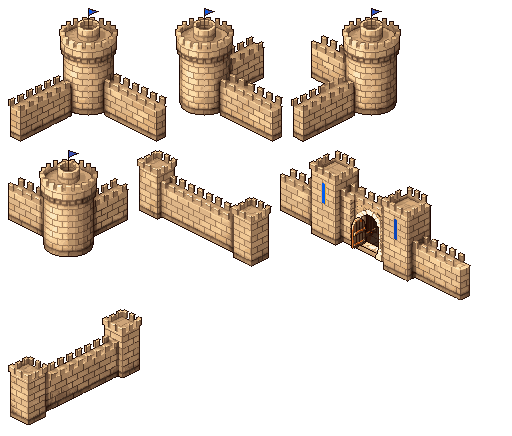
#> input picture games/inkheroes/dev/pixel/town/sheet/master.png, 512 x 436 px
$ python cut_sheet.py
#> lines starting #> are read from the running program, lines starting #| are printed output that depends on the picture
### games/inkheroes/dev/pixel/town/sheet/make_sheet.py
"""Draws every part of the city's walls on one sheet, for PixelLab to repaint in a single call, so they share one
stone, one light and one brushwork. All of it comes from the one profile below, so a wall, a turret, a round tower
and the gatehouse are built alike: same blocks, same foot course, same battlements. Only the arch and its doors are
art (gate-source.png). A part is drawn far to near, as it stands: a wall coming towards the viewer leaves the side of
its tower in front of it, one going away ends behind it, and a turret or tower stands proud of the wall on both faces.
  python3 dev/pixel/town/sheet/make_sheet.py  -> guide.png, parts.json, corner/corners.json, corner/front-*.png
Then repaint it (edit_image) to sheet/master.png and run cut_sheet.py."""
from __future__ import annotations

import json
import math
import random
from pathlib import Path
from statistics import median

from PIL import Image, ImageChops, ImageDraw

HERE = Path(__file__).resolve().parent
TOWN = HERE.parent

# The wall's one profile, pixels. Lengths are along the screen's x; the city's edges fall 1 in 2.
WALL_H = 30
WALL_T = 10
MERLON = {'w': 5, 'gap': 4, 'h': 6, 'd': 2}
TURRET_MERLON = {'w': 4, 'gap': 3, 'h': 6, 'd': 2}
COURSE = 6
BLOCK = 11
PLINTH = 5
# An edge of the city is 512 across: a corner's wall, four sections and a corner's wall, or on the front left a corner's
# wall, a section, the gatehouse's whole length, a section and a corner's wall, so everything meets exactly.
STUB = 68
SECTION = 94
GATE_FOOT = 188
# A turret is wider than the wall, so it stands out of both faces. A wall leaves it through its side, half a turret along.
TURRET = {'side': 18, 'h': WALL_H + 14}
LEAVES_TURRET = TURRET['side'] // 2 - 1
# The round tower, and how far along its wall the tower's side is from its middle.
ROUND = {'r': 25, 'h': 66, 'crown': 13, 'over': 3, 'drum': 11, 'drum_h': 12, 'pole': 16}
LEAVES_TOWER = 16
# The gatehouse: its towers stand either side of the middle of its length, the arch between them.
GATE = {'side': 24, 'h': WALL_H + 34, 'at': (58, 130), 'curtain_h': 46}
# The arch and doors in the old gatehouse art: its foot at column 0, the columns kept, and the column of the arch's middle.
ARCH = {'foot': 71, 'cols': (48, 80), 'top': 56, 'middle': 64}

SHEET_W = 512
GAP = 8
LIGHT = 1.0
SHADE = 0.8
TOP = 0.88
SOFT = (104, 70, 42)
INK = (46, 28, 16, 255)
STONE = (225, 190, 140)
BLUE = (44, 76, 200, 255)
GOLD = (222, 176, 84, 255)


def tinted(c: tuple[float, ...], k: float) -> tuple[int, int, int, int]:
    return (*(min(255, round(v * k)) for v in c[:3]), 255)


# [59 lines left out: functions stone_at, face, box, falling, not called in this run]


def rising(im: Image.Image, x: int, y: int, start: int, end: int, seed: int) -> None:
    """Wall from `start` to `end` along a foot that leaves (x, y) rising to the right."""
    box(im, x + start, y - start // 2, WALL_T, end - start, WALL_H, seed)


def square_tower(im: Image.Image, cx: int, cy: int, side: int, h: int, seed: int) -> None:
    """A square tower astride the wall, the middle of its foot at (cx, cy)."""
    box(im, cx, cy + side // 2, side, side, h, seed, TURRET_MERLON)


def on_wall(x: int, y: int, u: int, fall: int) -> tuple[int, int]:
    """The middle of the wall's thickness, `u` along a foot leaving (x, y): the thickness runs away from the viewer."""
    return x + u + (WALL_T // 2 if fall > 0 else -WALL_T // 2), y + fall * (u // 2) - WALL_T // 4


# [121 lines left out: functions section, round_tower, corner, banner, arch, gate and 1 more, not called in this run]


def shut_in(im: Image.Image) -> list[tuple[int, int]]:
    """The clear pixels with no way out to the part's edge: holes you would see the city through."""
    w, h = im.size
    mask = Image.new('L', (w + 2, h + 2), 0)
    mask.paste(255, (1, 1, w + 1, h + 1), im.split()[3].point(lambda v: 255 if v else 0))
    ImageDraw.floodfill(mask, (0, 0), 128)
    px = mask.load()
    return [(x - 1, y - 1) for y in range(1, h + 1) for x in range(1, w + 1) if px[x, y] == 0]


def filled(im: Image.Image, colour: tuple[int, int, int, int]) -> Image.Image:
    """The part with its holes stopped."""
    out = im.copy()
    px = out.load()
    for x, y in shut_in(im):
        px[x, y] = colour
    return out


# [51 lines left out: functions outlined, drawn, front_mask, main, not called in this run]


# [2 lines that do not run on import are left out]

### games/inkheroes/dev/pixel/town/sheet/cut_sheet.py
"""Cuts the sheet PixelLab repainted in one call (sheet/master.png, from make_sheet.py's layout) back into the
pieces of the city's walls: the corners go on to cut_corner.py, the rest straight to build_town.py.
  python3 dev/pixel/town/sheet/cut_sheet.py && python3 dev/pixel/town/corner/cut_corner.py && python3 dev/pixel/town/build_town.py"""
import json
from pathlib import Path

from PIL import Image

from make_sheet import filled, shut_in

HERE = Path(__file__).resolve().parent
TOWN = HERE.parent
# What stops a hole the repaint left (the stone in the wall's shade).
HOLE = (150, 112, 74, 255)
# Part on the sheet -> the file it becomes.
OUT = {
    'corner-back': TOWN / 'corner/master-back.png',
    'corner-left': TOWN / 'corner/master-left.png',
    'corner-right': TOWN / 'corner/master-right.png',
    'corner-front': TOWN / 'corner/master-front.png',
    'wall': TOWN / 'iso/wall-a.png',
    'wall-up': TOWN / 'iso/wall-up.png',
    'gate': TOWN / 'iso/wall-gate.png',
}


def main() -> None:
    sheet = Image.open(HERE / 'master.png').convert('RGBA')
#> sheet is the input picture: PIL image 512x436 RGBA; mean R, G, B, A 44.4, 35.1, 25.8, 71.3
    parts = json.loads((HERE / 'parts.json').read_text())
#> (reads games/inkheroes/dev/pixel/town/sheet/parts.json from the repository)
    left = sheet.copy()
    for name, r in parts.items():
        box = (r['x'], r['y'], r['x'] + r['w'], r['y'] + r['h'])
        part = sheet.crop(box)
        print(name, 'holes stopped:', len(shut_in(part)))
        filled(part, HOLE).save(OUT[name])
        trim = part.getbbox()
        print('  foot after the trim:', r['point'][0] - trim[0], r['point'][1] - trim[1])
        left.paste((0, 0, 0, 0), box)
#> this loop made 7 passes
#> trim on passes 1 to 7: (0, 0, 159, 134), (0, 0, 108, 134), (0, 0, 110, 134), (0, 0, 121, 107), (0, 0, 135, 117), (0, 0, 191, 150), (0, 0, 134, 116)
#| corner-back holes stopped: 0
#|   foot after the trim: 80 99
#| corner-left holes stopped: 0
#|   foot after the trim: 29 99
#| corner-right holes stopped: 0
#|   foot after the trim: 80 99
#| corner-front holes stopped: 0
#|   foot after the trim: 60 99
#| wall holes stopped: 0
#|   foot after the trim: 15 62
#> (further printed lines are left out)
#> pass 1, in main, `part = sheet.crop(box)`:
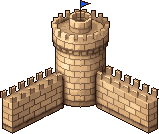
#> part: PIL image 159x134 RGBA; mean R, G, B, A 72.3, 56.7, 41.5, 118.3; transparent parts drawn white
#> pass 2, in main, `part = sheet.crop(box)`:
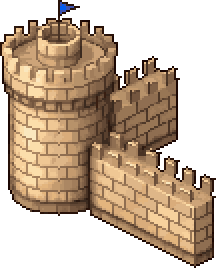
#> part: PIL image 108x134 RGBA (shown 2 times larger); mean R, G, B, A 96.6, 76.5, 56.2, 152.4; transparent parts drawn white
#> after the loop: left: PIL image 512x436 RGBA; every value is 0
#> after the loop:
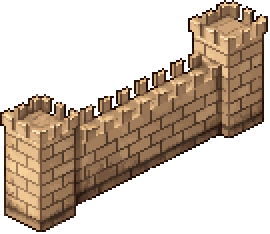
#> part: PIL image 135x117 RGBA (shown 2 times larger); mean R, G, B, A 65.4, 50.7, 36.9, 116; transparent parts drawn white
    stray = left.getbbox()
#> stray = None
    print('outside every part:', stray)
#| outside every part: None


if __name__ == '__main__':
    main()
